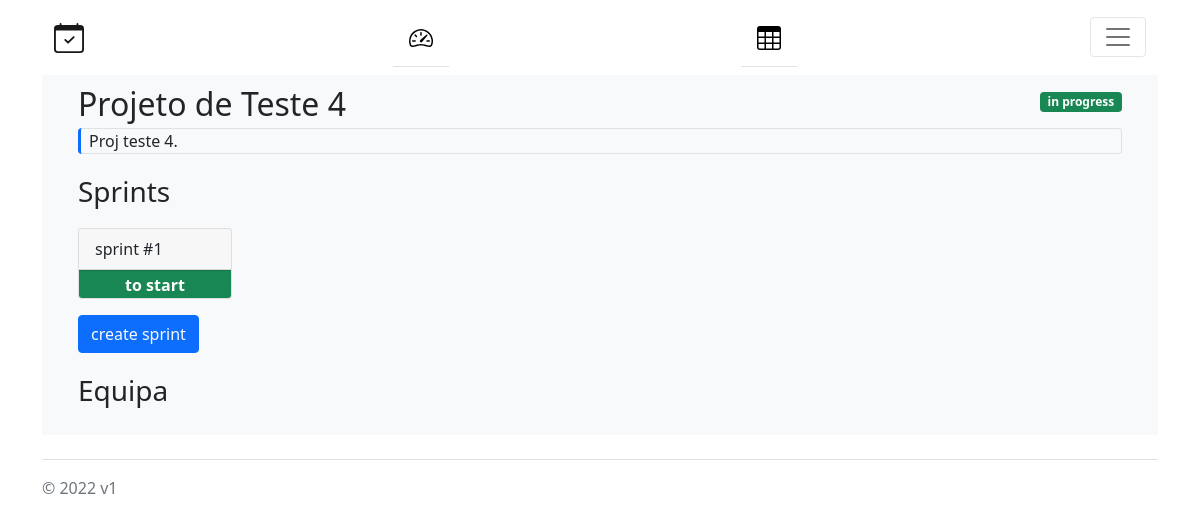
The app's page /projects/5 (signed in) with its own data.
### scrum/models.py (models this page shows)
class Project(models.Model):
    title = models.TextField()
    description = models.TextField()
    created_by = models.ForeignKey(User, on_delete=models.CASCADE, related_name='from+')
    group = models.ForeignKey(Group, on_delete=models.CASCADE)
    created_at = models.DateTimeField(auto_now_add=True)
    tasks = models.ManyToManyField(Task)
    sprints = models.ManyToManyField(Sprint)
    sprint_duration = models.IntegerField()
    password = models.TextField()
    IN_PROGRESS = 1
    FINISHED = 2
    STATE_CHOICES = (
        (IN_PROGRESS, 'In Progress'),
        (FINISHED, 'Finished'),
    )
    state = models.PositiveSmallIntegerField(choices=STATE_CHOICES, blank=True, null=True)
    class Meta:
        permissions = (
            ('master', 'Master Permissions'),
            ('developer', 'Developer Permissions'),
            ('boss', 'Boss Permissions'),
        )

class Sprint(models.Model):
    number = models.IntegerField()
    tasks = models.ManyToManyField(Task)
    created_at = models.DateTimeField(auto_now_add=True)
    TO_START = 1
    IN_PROGRESS = 2
    FINISHED = 3
    STATE_CHOICES = (
        (TO_START, "To Start"),
        (IN_PROGRESS, 'In Progress'),
        (FINISHED, 'Finished'),
    )
    state = models.PositiveSmallIntegerField(choices=STATE_CHOICES, blank=True, null=True)

### scrum/views.py (the view)
# urls.py: path('projects/<int:project_id>', scrum_views.project, name='project-overview'),
def project(request, project_id=None):
    user_prof = UserProfile.objects.filter(user=request.user).first()
    proj = Project.objects.filter(id=project_id)
    return render(request, 'scrum/project_overview.html', {'title': f"{proj.first().title} dashboard",
                                                             'permission': request.user.has_perm('master',
                                                                                                 user_prof.projects.first()),
                                                             'projects': user_prof.projects.all().values(),
                                                             'project': proj.values()[0],
                                                             'sprints': proj.first().sprints.values(),
                                                             'team': User.objects.filter(groups__id=proj.first().group.id).values()})

### scrum/templates/scrum/project_overview.html (shortened to what this page needs)
{% extends "scrum/base2.html" %}
{% block content %}
<div class="container">
  <div class="row">
    <div class="col fs-2">
      {{project.title}}
    </div>
    <div class="col">
      <div class="d-inline text-wrap {% if project.state == 1 %} bg-success
        {% elif project.state == 2 %} bg-danger {% endif %} float-end badge" style="margin-top: 1em;">
        {%if project.state == 1 %}
          in progress
        {%elif project.state == 2 %}
          finished
        {% endif %}
      </div>
    </div>
  </div>
  <div class="row">
    <div class="col">
      <div class="border-start border-primary border-3 rounded-start rounded-3">
        <div class="border border-start-0 border-1 rounded-end rounded-1">
          <div class="text-start text-break" style="margin-left:0.5em;">
            {{project.description}}
          </div>
        </div>
      </div>
    </div>
  </div>
  <div class="row mt-3">
    <div class="col fs-3">
      Sprints
    </div>
  </div>
  <div class="row ">
    {% for sprint in sprints %}
    <div class="col-md-2">
      <a href="{% url 'sprint' project.id sprint.number %}" class="text-decoration-none text-dark">
        <div class="card mt-3">
          <div class="card-header">
            sprint #{{sprint.number}}
          </div>
          <div class="card-footer badge fs-6 text-middle
            {% if sprint.state == 1 %}
              bg-success
            {% elif sprint.state == 2 %}
              bg-warning
            {% elif sprint.state == 3 %}
              bg-danger
            {% endif %}">
            {% if sprint.state == 1 %}
               to start
            {% elif sprint.state == 2 %}
              in progress
            {% elif sprint.state == 3 %}
              finished
            {% endif %}
          </div>
        </div>
      </a>
    </div>
    {% endfor %}
  </div>
  <div class="row">
    <div class="col mt-3">
      <button class="btn btn-primary"><a class="text-light text-decoration-none" href="{% url 'create-sprint' project.id %}">create sprint</a></button>
    </div>
  </div>
  <div class="row mt-3">
    <div class="col fs-3">
      Equipa
    </div>
  </div>
</div>
{% endblock content %}

### records on screen
Project: title "Projeto de Teste 4", description "Proj teste 4."
Sprint: number "1", state "to start"
